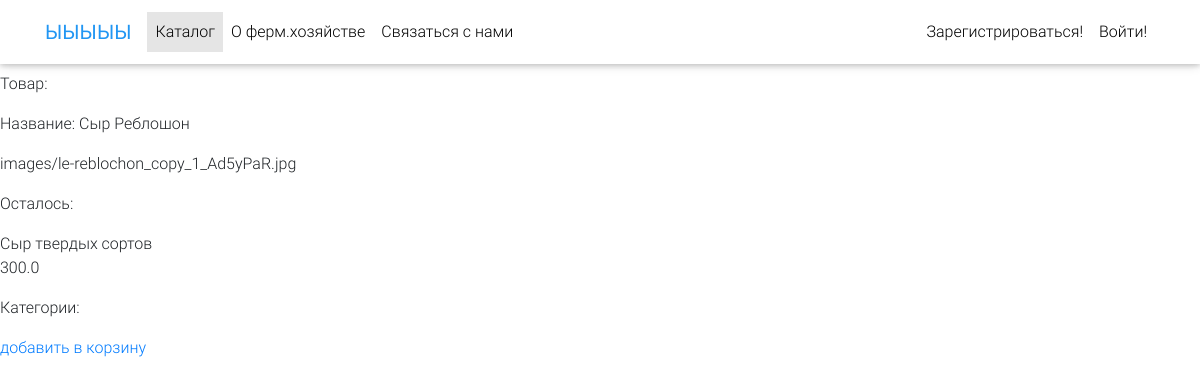
Page /users/tovar/dfhuryfg/ on the committed database.
### users/models.py (models this page shows, shortened)
class Tovar(models.Model):
    name = models.CharField(max_length=30)
    image = models.ImageField(upload_to='images')
    short_description = models.CharField(max_length=100)
    full_description = models.CharField(max_length=500)
    price = models.FloatField()
    slug = models.SlugField()
    category = models.ForeignKey(Category, on_delete=models.CASCADE)
    def get_add_to_order_url(self):
        return reverse("add-to-order", kwargs ={
            'slug': self.slug
        })

### users/views.py (the view)
# urls.py: path('tovar/<slug>/', TovarDetailView.as_view(), name='tovar'),
class TovarDetailView(DetailView):
    model = Tovar
    template_name = "shop/tovar.html"

### users/templates/shop/tovar.html (shortened to what this page needs)
{% extends 'base_layout.html' %}
{% block content %}
    <p>Товар: </p>
    <p>Название: {{ object.name }}</p>
    <p>{{ object.image }}</p>
    <p>Осталось: {{ object.count }}</p>
    {{ object.full_description }}
    <p>{{ object.price }}</p>
    <p>Категории: <p>
    <a href="{{ object.get_add_to_order_url }}"> добавить в корзину</a>
{% endblock %}

### users/templates/base_layout.html (style rules this page uses)
html, body, header, .carousel { height: 60vh; }

### rows in the picture
Tovar: name "Сыр Реблошон", image "images/le-reblochon_copy_1_Ad5yPaR.jpg", full_description "Сыр твердых сортов", price "300.0"
